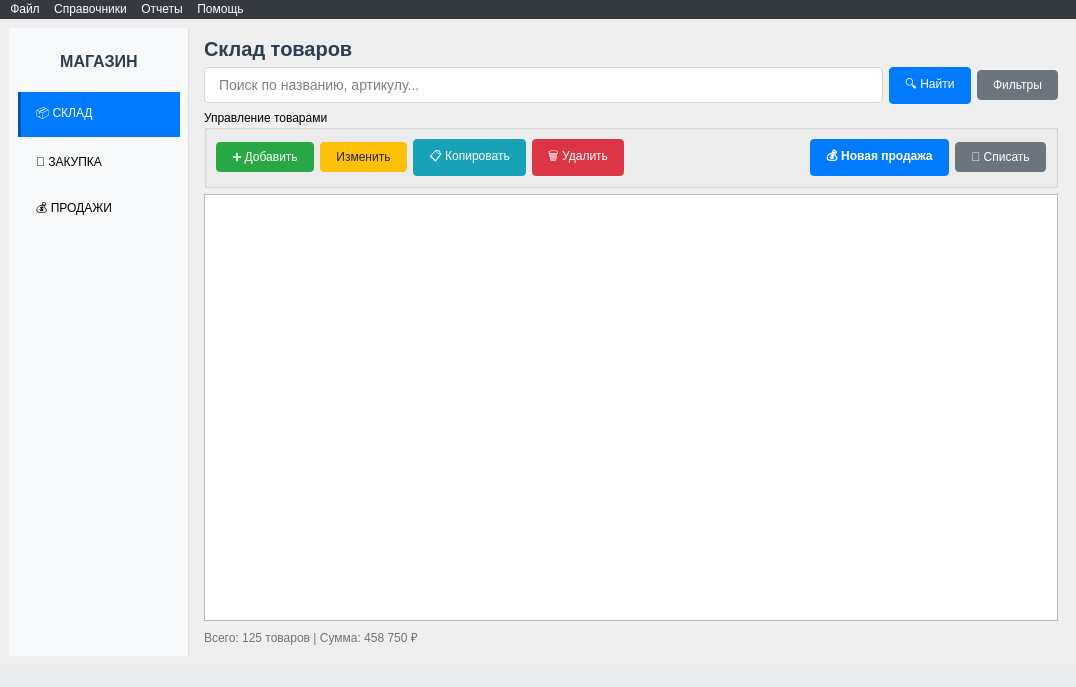
<?xml version="1.0" encoding="UTF-8"?>
<ui version="4.0">
 <class>MainWindow</class>
 <widget class="QMainWindow" name="MainWindow">
  <property name="geometry">
   <rect>
    <x>0</x>
    <y>0</y>
    <width>1076</width>
    <height>687</height>
   </rect>
  </property>
  <property name="windowTitle">
   <string>Учет товаров магазина</string>
  </property>
  <widget class="QWidget" name="centralwidget">
   <layout class="QHBoxLayout" name="mainLayout">
    <item>
     <widget class="QWidget" name="navPanel" native="true">
      <property name="minimumSize">
       <size>
        <width>180</width>
        <height>0</height>
       </size>
      </property>
      <property name="maximumSize">
       <size>
        <width>200</width>
        <height>16777215</height>
       </size>
      </property>
      <property name="styleSheet">
       <string notr="true">QWidget#navPanel {
    background-color: #f8f9fa;
    border-right: 1px solid #dee2e6;
}</string>
      </property>
      <layout class="QVBoxLayout" name="navLayout">
       <item>
        <widget class="QLabel" name="appTitle">
         <property name="styleSheet">
          <string notr="true">font-size: 16px; font-weight: bold; color: #2c3e50; padding: 15px;</string>
         </property>
         <property name="text">
          <string>МАГАЗИН</string>
         </property>
         <property name="alignment">
          <set>Qt::AlignCenter</set>
         </property>
        </widget>
       </item>
       <item>
        <widget class="QPushButton" name="storage">
         <property name="styleSheet">
          <string notr="true">QPushButton {
    text-align: left;
    padding: 12px 15px;
    border: none;
    border-left: 3px solid transparent;
}
QPushButton:hover {
    background-color: #e9ecef;
}
QPushButton:checked {
    background-color: #007bff;
    color: white;
    border-left: 3px solid #0056b3;
}</string>
         </property>
         <property name="text">
          <string>📦 СКЛАД</string>
         </property>
         <property name="checkable">
          <bool>true</bool>
         </property>
         <property name="checked">
          <bool>true</bool>
         </property>
        </widget>
       </item>
       <item>
        <widget class="QPushButton" name="purchase">
         <property name="styleSheet">
          <string notr="true">QPushButton {
    text-align: left;
    padding: 12px 15px;
    border: none;
    border-left: 3px solid transparent;
}
QPushButton:hover {
    background-color: #e9ecef;
}
QPushButton:checked {
    background-color: #007bff;
    color: white;
    border-left: 3px solid #0056b3;
}</string>
         </property>
         <property name="text">
          <string>🛒 ЗАКУПКА</string>
         </property>
         <property name="checkable">
          <bool>true</bool>
         </property>
        </widget>
       </item>
       <item>
        <widget class="QPushButton" name="sales">
         <property name="styleSheet">
          <string notr="true">QPushButton {
    text-align: left;
    padding: 12px 15px;
    border: none;
    border-left: 3px solid transparent;
}
QPushButton:hover {
    background-color: #e9ecef;
}
QPushButton:checked {
    background-color: #007bff;
    color: white;
    border-left: 3px solid #0056b3;
}</string>
         </property>
         <property name="text">
          <string>💰 ПРОДАЖИ</string>
         </property>
         <property name="checkable">
          <bool>true</bool>
         </property>
        </widget>
       </item>
       <item>
        <spacer name="navSpacer">
         <property name="orientation">
          <enum>Qt::Vertical</enum>
         </property>
         <property name="sizeHint" stdset="0">
          <size>
           <width>20</width>
           <height>40</height>
          </size>
         </property>
        </spacer>
       </item>
      </layout>
     </widget>
    </item>
    <item>
     <widget class="QWidget" name="contentPanel" native="true">
      <layout class="QVBoxLayout" name="contentLayout">
       <item>
        <layout class="QHBoxLayout" name="headerLayout">
         <item>
          <widget class="QLabel" name="sectionTitle">
           <property name="styleSheet">
            <string notr="true">font-size: 20px; font-weight: bold; color: #2c3e50;</string>
           </property>
           <property name="text">
            <string>Склад товаров</string>
           </property>
          </widget>
         </item>
        </layout>
       </item>
       <item>
        <layout class="QHBoxLayout" name="searchLayout">
         <item>
          <widget class="QLineEdit" name="searchInput">
           <property name="styleSheet">
            <string notr="true">QLineEdit {
    padding: 8px 12px;
    border: 1px solid #ced4da;
    border-radius: 4px;
    font-size: 14px;
}
QLineEdit:focus {
    border-color: #007bff;
}</string>
           </property>
           <property name="placeholderText">
            <string>Поиск по названию, артикулу...</string>
           </property>
          </widget>
         </item>
         <item>
          <widget class="QPushButton" name="search_button">
           <property name="styleSheet">
            <string notr="true">QPushButton {
    padding: 8px 16px;
    background-color: #007bff;
    color: white;
    border: none;
    border-radius: 4px;
}
QPushButton:hover {
    background-color: #0056b3;
}</string>
           </property>
           <property name="text">
            <string>🔍 Найти</string>
           </property>
          </widget>
         </item>
         <item>
          <widget class="QPushButton" name="filter">
           <property name="styleSheet">
            <string notr="true">QPushButton {
    padding: 8px 16px;
    background-color: #6c757d;
    color: white;
    border: none;
    border-radius: 4px;
}
QPushButton:hover {
    background-color: #545b62;
}</string>
           </property>
           <property name="text">
            <string>Фильтры</string>
           </property>
          </widget>
         </item>
        </layout>
       </item>
       <item>
        <widget class="QGroupBox" name="actionsGroup">
         <property name="title">
          <string>Управление товарами</string>
         </property>
         <layout class="QHBoxLayout" name="actionsLayout">
          <item>
           <widget class="QPushButton" name="add">
            <property name="styleSheet">
             <string notr="true">QPushButton {
    padding: 8px 16px;
    background-color: #28a745;
    color: white;
    border: none;
    border-radius: 4px;
}
QPushButton:hover {
    background-color: #218838;
}</string>
            </property>
            <property name="text">
             <string>➕ Добавить</string>
            </property>
           </widget>
          </item>
          <item>
           <widget class="QPushButton" name="edit">
            <property name="styleSheet">
             <string notr="true">QPushButton {
    padding: 8px 16px;
    background-color: #ffc107;
    color: #212529;
    border: none;
    border-radius: 4px;
}
QPushButton:hover {
    background-color: #e0a800;
}</string>
            </property>
            <property name="text">
             <string>Изменить</string>
            </property>
           </widget>
          </item>
          <item>
           <widget class="QPushButton" name="copy">
            <property name="styleSheet">
             <string notr="true">QPushButton {
    padding: 8px 16px;
    background-color: #17a2b8;
    color: white;
    border: none;
    border-radius: 4px;
}
QPushButton:hover {
    background-color: #138496;
}</string>
            </property>
            <property name="text">
             <string>📋 Копировать</string>
            </property>
           </widget>
          </item>
          <item>
           <widget class="QPushButton" name="delete_2">
            <property name="styleSheet">
             <string notr="true">QPushButton {
    padding: 8px 16px;
    background-color: #dc3545;
    color: white;
    border: none;
    border-radius: 4px;
}
QPushButton:hover {
    background-color: #c82333;
}</string>
            </property>
            <property name="text">
             <string>🗑️ Удалить</string>
            </property>
           </widget>
          </item>
          <item>
           <spacer name="horizontalSpacer">
            <property name="orientation">
             <enum>Qt::Horizontal</enum>
            </property>
            <property name="sizeHint" stdset="0">
             <size>
              <width>40</width>
              <height>20</height>
             </size>
            </property>
           </spacer>
          </item>
          <item>
           <widget class="QPushButton" name="new_sale">
            <property name="styleSheet">
             <string notr="true">QPushButton {
    padding: 8px 16px;
    background-color: #007bff;
    color: white;
    border: none;
    border-radius: 4px;
    font-weight: bold;
}
QPushButton:hover {
    background-color: #0056b3;
}</string>
            </property>
            <property name="text">
             <string>💰 Новая продажа</string>
            </property>
           </widget>
          </item>
          <item>
           <widget class="QPushButton" name="pushButton">
            <property name="styleSheet">
             <string notr="true">QPushButton {
    padding: 8px 16px;
    background-color: #6c757d;
    color: white;
    border: none;
    border-radius: 4px;
}
QPushButton:hover {
    background-color: #545b62;
}</string>
            </property>
            <property name="text">
             <string>📝 Списать</string>
            </property>
           </widget>
          </item>
         </layout>
        </widget>
       </item>
       <item>
        <widget class="QTableView" name="tableView">
         <property name="styleSheet">
          <string notr="true">QTableView {
    alternate-background-color: #f8f9fa;
    gridline-color: #dee2e6;
    selection-background-color: #007bff;
}
QTableView::item {
    padding: 8px;
    border-bottom: 1px solid #dee2e6;
}
QHeaderView::section {
    background-color: #e9ecef;
    padding: 8px;
    border: none;
    border-right: 1px solid #dee2e6;
    font-weight: bold;
}</string>
         </property>
         <property name="alternatingRowColors">
          <bool>true</bool>
         </property>
         <property name="selectionBehavior">
          <enum>QAbstractItemView::SelectRows</enum>
         </property>
         <property name="sortingEnabled">
          <bool>true</bool>
         </property>
        </widget>
       </item>
       <item>
        <layout class="QHBoxLayout" name="footerLayout">
         <item>
          <widget class="QLabel" name="statsLabel">
           <property name="styleSheet">
            <string notr="true">color: #6c757d; font-size: 12px;</string>
           </property>
           <property name="text">
            <string>Всего: 125 товаров | Сумма: 458 750 ₽</string>
           </property>
          </widget>
         </item>
         <item>
          <spacer name="footerSpacer">
           <property name="orientation">
            <enum>Qt::Horizontal</enum>
           </property>
           <property name="sizeHint" stdset="0">
            <size>
             <width>40</width>
             <height>20</height>
            </size>
           </property>
          </spacer>
         </item>
        </layout>
       </item>
      </layout>
     </widget>
    </item>
   </layout>
  </widget>
  <widget class="QMenuBar" name="menubar">
   <property name="geometry">
    <rect>
     <x>0</x>
     <y>0</y>
     <width>1076</width>
     <height>24</height>
    </rect>
   </property>
   <property name="styleSheet">
    <string notr="true">background-color: #343a40; color: white;</string>
   </property>
   <widget class="QMenu" name="menu">
    <property name="title">
     <string>Файл</string>
    </property>
   </widget>
   <widget class="QMenu" name="menu_2">
    <property name="title">
     <string>Справочники</string>
    </property>
   </widget>
   <widget class="QMenu" name="menu_3">
    <property name="title">
     <string>Отчеты</string>
    </property>
   </widget>
   <widget class="QMenu" name="menu_4">
    <property name="title">
     <string>Помощь</string>
    </property>
   </widget>
   <addaction name="menu"/>
   <addaction name="menu_2"/>
   <addaction name="menu_3"/>
   <addaction name="menu_4"/>
  </widget>
  <widget class="QStatusBar" name="statusbar">
   <property name="styleSheet">
    <string notr="true">background-color: #e9ecef; color: #6c757d;</string>
   </property>
  </widget>
 </widget>
 <resources/>
 <connections/>
</ui>
